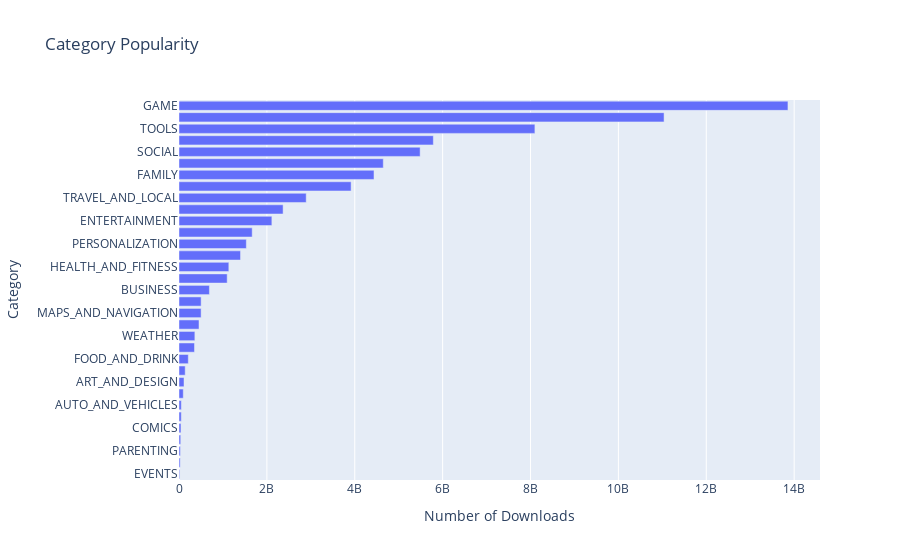

Notebook code for this chart:
### Markdown cell above
### Horizontal Bar Chart - Most Popular Categories (Highest Downloads)

### Code cell
category_installs = df_app_clean.groupby('Category').agg({'Installs': pd.Series.sum})
category_installs.sort_values('Installs', ascending=True, inplace=True)
h_bar = px.bar(x = category_installs.Installs, y = category_installs.index, orientation='h', title='Category Popularity')
h_bar.update_layout(xaxis_title='Number of Downloads', yaxis_title='Category')
h_bar.show()

### Figure 1 — Plotly figure (JSON) as saved in the notebook; plotly's stock layout.template omitted (floating-point values rounded to 4 significant figures)
{"data": [{"alignmentgroup": "True", "hovertemplate": "x=%{x}<br>y=%{y}<extra></extra>", "legendgroup": "", "marker": {"color": "#636efa", "pattern": {"shape": ""}}, "name": "", "offsetgroup": "", "orientation": "h", "showlegend": false, "textposition": "auto", "type": "bar", "x": [15949410, 26916200, 31116110, 39162676, 44931100, 52083000, 53129800, 97082000, 114233100, 140912410, 211677750, 352852000, 361096500, 455312400, 503267560, 503742120, 692018120, 1096431465, 1134006220, 1400331540, 1532352930, 1665791655, 2113660000, 2369110650, 2894859300, 3916897200, 4437579590, 4649143130, 5487841475, 5788070180, 8099724500, 11039241530, 13858762717], "xaxis": "x", "y": ["EVENTS", "BEAUTY", "PARENTING", "MEDICAL", "COMICS", "LIBRARIES_AND_DEMO", "AUTO_AND_VEHICLES", "HOUSE_AND_HOME", "ART_AND_DESIGN", "DATING", "FOOD_AND_DRINK", "EDUCATION", "WEATHER", "FINANCE", "MAPS_AND_NAVIGATION", "LIFESTYLE", "BUSINESS", "SPORTS", "HEALTH_AND_FITNESS", "SHOPPING", "PERSONALIZATION", "BOOKS_AND_REFERENCE", "ENTERTAINMENT", "NEWS_AND_MAGAZINES", "TRAVEL_AND_LOCAL", "VIDEO_PLAYERS", "FAMILY", "PHOTOGRAPHY", "SOCIAL", "PRODUCTIVITY", "TOOLS", "COMMUNICATION", "GAME"], "yaxis": "y"}], "layout": {"barmode": "relative", "legend": {"tracegroupgap": 0}, "title": {"text": "Category Popularity"}, "xaxis": {"anchor": "y", "domain": [0, 1], "title": {"text": "Number of Downloads"}}, "yaxis": {"anchor": "x", "domain": [0, 1], "title": {"text": "Category"}}}}
